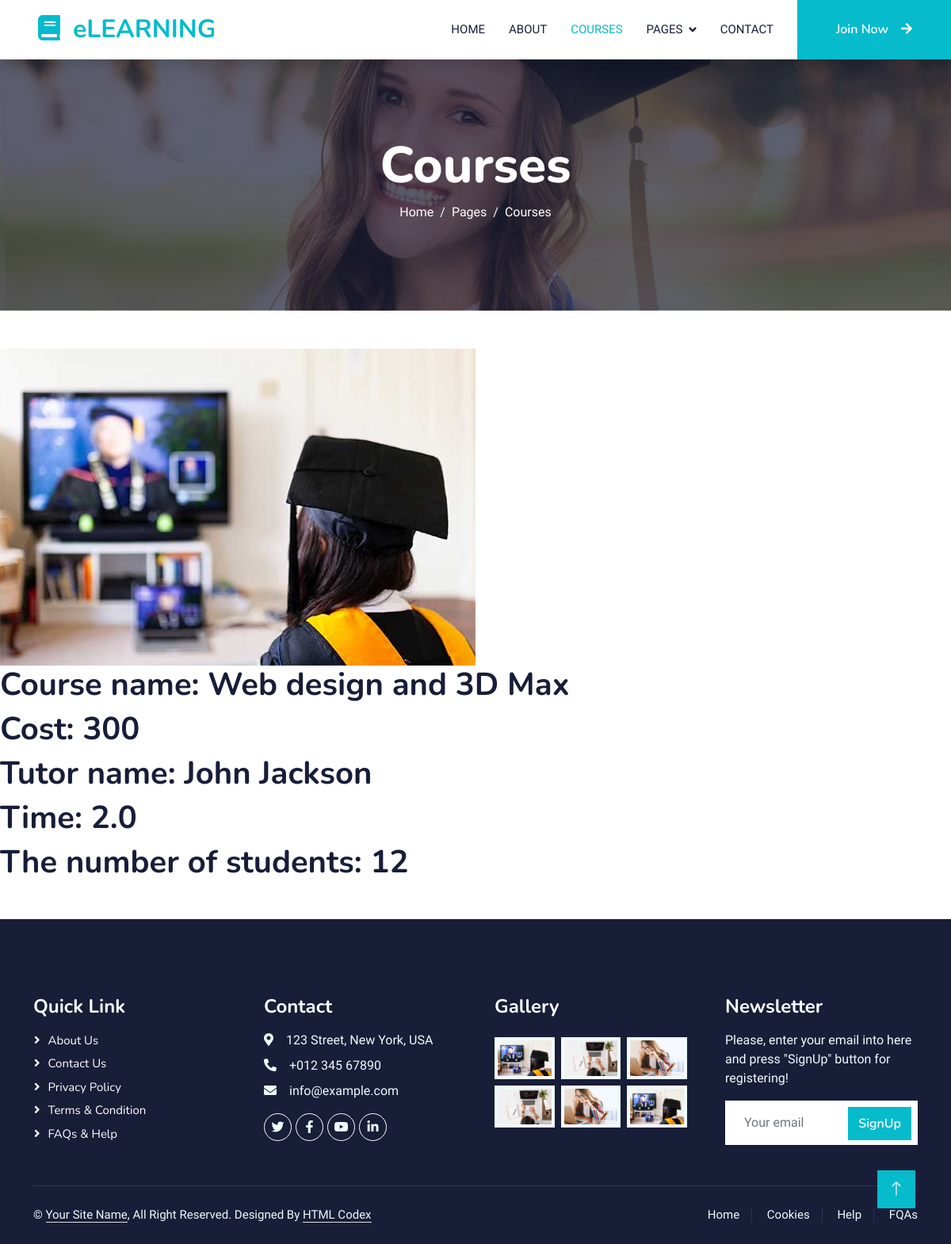
Screenshot of /cour/1/ with the database file from the repository.
### logic/models.py (models this page shows, shortened)
class Course(models.Model):
    img = models.ImageField(upload_to='index/img')
    name = models.TextField()
    cost = models.IntegerField()
    tutor = models.CharField(max_length=200)
    time = models.FloatField()
    count = models.IntegerField()
    numb = models.IntegerField()

### logic/views.py (the view)
# urls.py: path('cour/<int:id>/', coursedetailview, name="coursedetail"),
def coursedetailview(request, id):
    try:
        cour = Course.objects.get(id=id)
        context = {
            "cour": cour,
        }
    except cour.DoesNotExists:
        raise cour.Http404("No information found")
    return render(request, "coursedetail.html", context=context)

### templates/coursedetail.html
{% extends 'base.html' %}
{% load static %}
{% block content %}
<img src="{{cour.img.url}}">
<h1>Course name: {{cour.name}}</h1>
<h1>Cost: {{cour.cost}}</h1>
<h1>Tutor name: {{cour.tutor}}</h1>
<h1>Time: {{cour.time}}</h1>
<h1>The number of students: {{cour.count}}</h1>
{% endblock content %}

### static/css/style.css (style rules this page uses)
:root { --primary: #06BBCC; --light: #F0FBFC; --dark: #181d38; }

### rows the page displays
Course: img (picture), name "Web design and 3D Max", cost "300", tutor "John Jackson", time "2.0", count "12"
